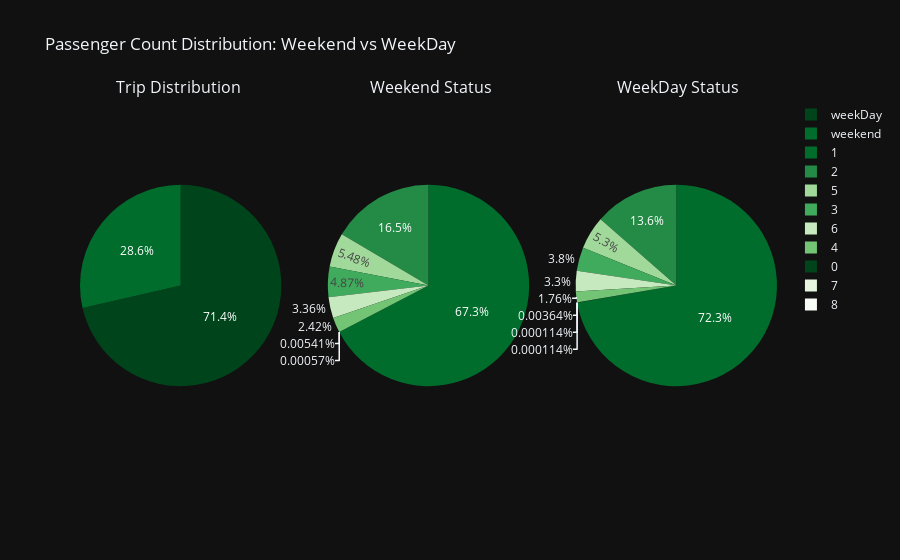

The cell this chart's notebook holds for it:
### Markdown cell above
### **`Passenger Count Analysis`**

#### **. Distribution of Trips by Number of Passengers**

- **Key Observations:**
  - The majority of trips involve **0 or 1 passenger**, indicating that single-passenger rides are most common.
  - Trips with **8 passengers** are extremely rare, accounting for only a negligible portion of the total trips.

### Code cell
pass_weekend = df.groupby(['is_weekend', 'passenger_count']).size().reset_index(name='Trip Count')
week_trip =df['is_weekend'].value_counts().reset_index(name='trip count')

fig = make_subplots(
                  rows=1,cols=3 ,
                  subplot_titles= ('Trip Distribution ',' Weekend Status' ,' WeekDay Status' ) ,
                  specs=[[{'type':'domain'}, {'type':'domain'},{'type':'domain'}]]
                  )


fig.add_trace(
   go.Pie(
      labels=week_trip['is_weekend'] ,
      values=week_trip['trip count'],
      marker=dict(colors=px.colors.sequential.Greens_r)
   ) ,
   row= 1 , col= 1 
)
fig.add_trace(
   go.Pie(
      labels=pass_weekend[pass_weekend['is_weekend'] == 'weekend'] ['passenger_count'] ,
      values=pass_weekend[pass_weekend['is_weekend'] == 'weekend'] ['Trip Count'] ,
      name= 'Weekend' ,
      
   ) ,
   row= 1 , col= 2 
)

fig.add_trace(
   go.Pie(
      labels=pass_weekend[pass_weekend['is_weekend'] == 'weekDay'] ['passenger_count'] ,
      values=pass_weekend[pass_weekend['is_weekend'] == 'weekDay'] ['Trip Count'] ,
      name= 'WeekDay',
      marker=dict(colors=px.colors.sequential.Greens_r)
      
   ) ,
   row= 1 , col= 3 
)

fig.update_layout(
   template='plotly_dark',
   title = "Passenger Count Distribution: Weekend vs WeekDay"
   
)

### Figure 1 — Plotly figure (JSON) as saved in the notebook; plotly's stock layout.template omitted (floating-point values rounded to 4 significant figures)
{"data": [{"domain": {"x": [0, 0.2889], "y": [0, 1]}, "labels": ["weekDay", "weekend"], "marker": {"colors": ["rgb(0,68,27)", "rgb(0,109,44)", "rgb(35,139,69)", "rgb(65,171,93)", "rgb(116,196,118)", "rgb(161,217,155)", "rgb(199,233,192)", "rgb(229,245,224)", "rgb(247,252,245)"]}, "type": "pie", "values": [878134, 351185]}, {"domain": {"x": [0.3556, 0.6444], "y": [0, 1]}, "labels": [0, 1, 2, 3, 4, 5, 6, 7], "name": "Weekend", "type": "pie", "values": [19, 236505, 57991, 17118, 8516, 19248, 11786, 2]}, {"domain": {"x": [0.7111, 1], "y": [0, 1]}, "labels": [0, 1, 2, 3, 4, 5, 6, 7, 8], "marker": {"colors": ["rgb(0,68,27)", "rgb(0,109,44)", "rgb(35,139,69)", "rgb(65,171,93)", "rgb(116,196,118)", "rgb(161,217,155)", "rgb(199,233,192)", "rgb(229,245,224)", "rgb(247,252,245)"]}, "name": "WeekDay", "type": "pie", "values": [32, 634697, 119082, 33352, 15416, 46549, 29004, 1, 1]}], "layout": {"annotations": [{"font": {"size": 16}, "showarrow": false, "text": "Trip Distribution ", "x": 0.1444, "xanchor": "center", "xref": "paper", "y": 1, "yanchor": "bottom", "yref": "paper"}, {"font": {"size": 16}, "showarrow": false, "text": " Weekend Status", "x": 0.5, "xanchor": "center", "xref": "paper", "y": 1, "yanchor": "bottom", "yref": "paper"}, {"font": {"size": 16}, "showarrow": false, "text": " WeekDay Status", "x": 0.8556, "xanchor": "center", "xref": "paper", "y": 1, "yanchor": "bottom", "yref": "paper"}], "title": {"text": "Passenger Count Distribution: Weekend vs WeekDay"}}}
